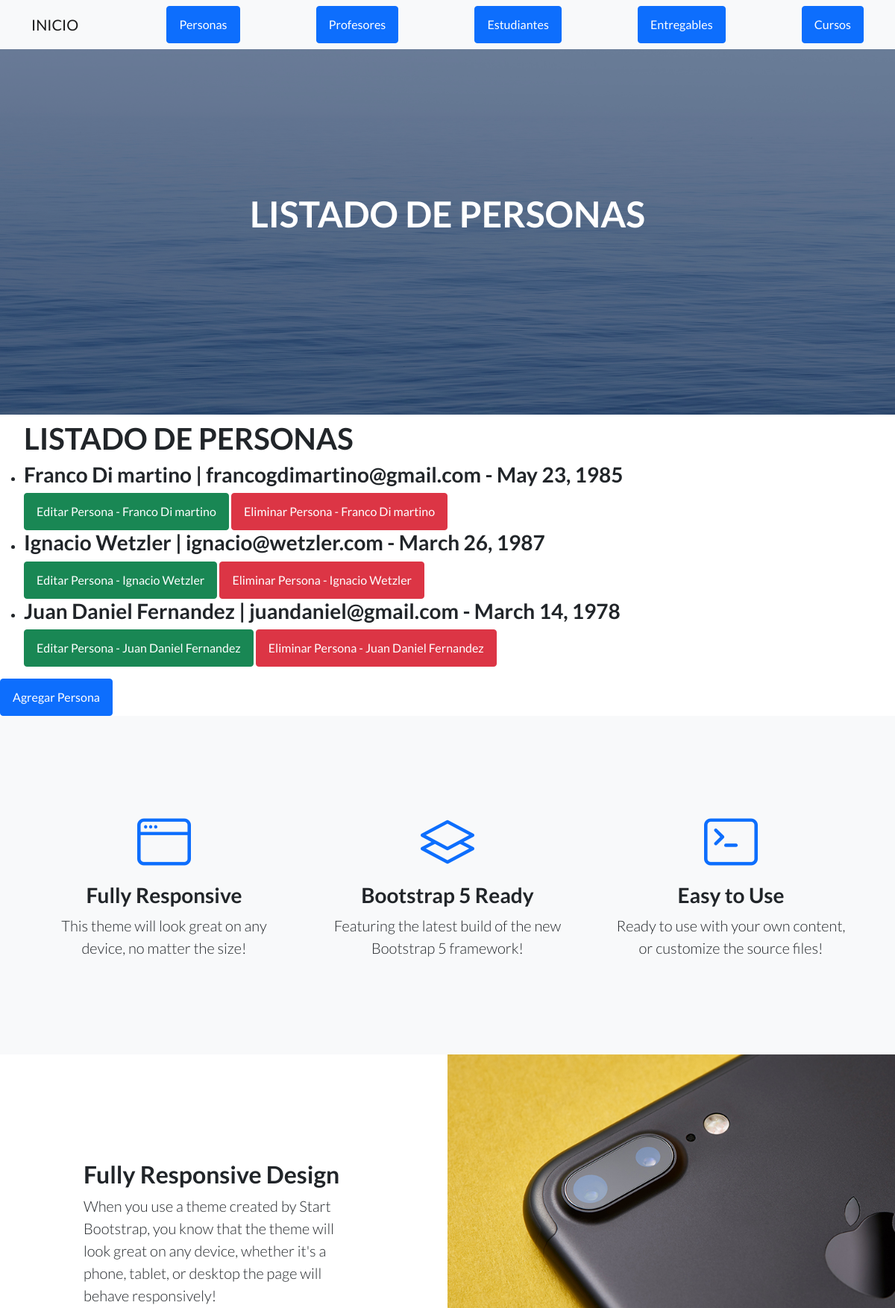
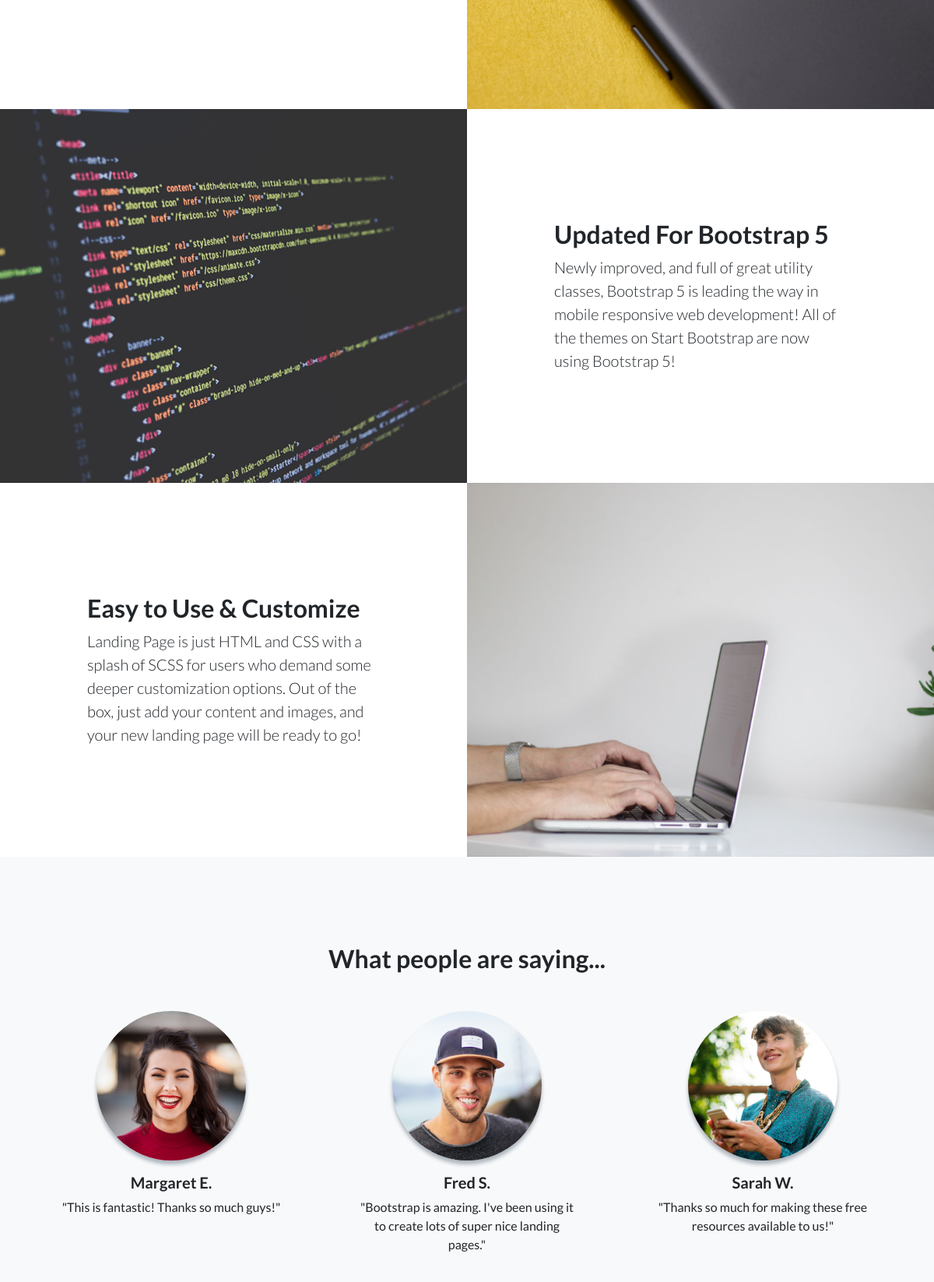
/AppCoder/leerPersonas/ (upper part), run on the app's committed database (2 pictures, top to bottom).
### AppCoder/models.py (models this page shows)
class Persona(models.Model):
    dni= models.IntegerField()
    nombre= models.CharField(max_length=50)
    apellido= models.CharField(max_length=50)
    email= models.EmailField()
    fechaNacimiento= models.DateField()
    tieneObraSocial= models.BooleanField()
    def __str__(self):
        return f"{self.nombre} {self.apellido}"

### AppCoder/views.py (the view)
# urls.py: path("leerPersonas/", leerPersonas, name="leerPersonas"),
def leerPersonas(request):
    personas= Persona.objects.all()
    return render(request, "AppCoder/personas.html", {"personas": personas})

### AppCoder/templates/AppCoder/personas.html (shortened to what this page needs)
{% extends "AppCoder/padre.html" %}
{% load static %}
{% block titulo %}
<h1 class="mb-5">LISTADO DE PERSONAS</h1>
{% endblock %}
{% block contenido_que_cambia %}
<ul>
    <h1>LISTADO DE PERSONAS</h1>
    {% for persona in personas %}
    <li><h3>{{ persona.nombre }} {{ persona.apellido }} | {{ persona.email }} - {{ persona.fechaNacimiento }}</h3></li>
    <a class="btn btn-success" href="{% url 'editarPersona' persona.id %}">Editar Persona - {{ persona }} </a>
    <a class="btn btn-danger" href="{% url 'eliminarPersona' persona.id %}">Eliminar Persona - {{ persona }}</a>
    {% endfor %}
</ul>
<a class="btn btn-primary" href="{% url 'agregarPersona' %}">Agregar Persona</a>
{% endblock %}

### AppCoder/templates/AppCoder/padre.html (shortened to what this page needs)
<!DOCTYPE html>
<html lang="en">
    <head>
        {% load static %}
        <link href="https://cdn.jsdelivr.net/npm/bootstrap-icons@1.5.0/font/bootstrap-icons.css" rel="stylesheet" type="text/css" />
        <link href="{% static 'AppCoder/css/styles.css' %}" rel="stylesheet" />
    </head>
    <body>
        <nav class="navbar navbar-light bg-light static-top">
            <div class="container">
                <a class="navbar-brand" href="{% url 'inicio' %}">INICIO</a>
                <a class="btn btn-primary" href="{% url 'leerPersonas' %}">Personas</a>
                <a class="btn btn-primary" href="{% url 'leerProfesores' %}">Profesores</a>
                <a class="btn btn-primary" href="{% url 'estudiantes' %}">Estudiantes</a>
                <a class="btn btn-primary" href="{% url 'entregables' %}">Entregables</a>
                <a class="btn btn-primary" href="{% url 'cursos' %}">Cursos</a>
            </div>
        </nav>
        <header class="masthead">
            <div class="container position-relative">
                <div class="row justify-content-center">
                    <div class="col-xl-6">
                        <div class="text-center text-white">
                            {% block titulo %}
                            {% endblock %}
                        </div>
                    </div>
                </div>
            </div>
        </header>
        {% block contenido_que_cambia %}
        {% endblock %}
        <section class="features-icons bg-light text-center">
            <div class="container">
                <div class="row">
                    <div class="col-lg-4">
                        <div class="features-icons-item mx-auto mb-5 mb-lg-0 mb-lg-3">
                            <div class="features-icons-icon d-flex"><i class="bi-window m-auto text-primary"></i></div>
                            <h3>Fully Responsive</h3>
                            <p class="lead mb-0">This theme will look great on any device, no matter the size!</p>
                        </div>
                    </div>
                    <div class="col-lg-4">
                        <div class="features-icons-item mx-auto mb-5 mb-lg-0 mb-lg-3">
                            <div class="features-icons-icon d-flex"><i class="bi-layers m-auto text-primary"></i></div>
                            <h3>Bootstrap 5 Ready</h3>
                            <p class="lead mb-0">Featuring the latest build of the new Bootstrap 5 framework!</p>
                        </div>
                    </div>
                    <div class="col-lg-4">
                        <div class="features-icons-item mx-auto mb-0 mb-lg-3">
                            <div class="features-icons-icon d-flex"><i class="bi-terminal m-auto text-primary"></i></div>
                            <h3>Easy to Use</h3>
                            <p class="lead mb-0">Ready to use with your own content, or customize the source files!</p>
                        </div>
                    </div>
                </div>
            </div>
        </section>
        <section class="showcase">
            <div class="container-fluid p-0">
                <div class="row g-0">
                    <div class="col-lg-6 order-lg-2 text-white showcase-img" style="background-image: url('assets/img/bg-showcase-1.jpg')"></div>
                    <div class="col-lg-6 order-lg-1 my-auto showcase-text">
                        <h2>Fully Responsive Design</h2>
                        <p class="lead mb-0">When you use a theme created by Start Bootstrap, you know that the theme will look great on any device, whether it's a phone, tablet, or desktop the page will behave responsively!</p>
                    </div>
                </div>
                <div class="row g-0">
                    <div class="col-lg-6 text-white showcase-img" style="background-image: url('assets/img/bg-showcase-2.jpg')"></div>
                    <div class="col-lg-6 my-auto showcase-text">
                        <h2>Updated For Bootstrap 5</h2>
                        <p class="lead mb-0">Newly improved, and full of great utility classes, Bootstrap 5 is leading the way in mobile responsive web development! All of the themes on Start Bootstrap are now using Bootstrap 5!</p>
                    </div>
                </div>
                <div class="row g-0">
                    <div class="col-lg-6 order-lg-2 text-white showcase-img" style="background-image: url('assets/img/bg-showcase-3.jpg')"></div>
                    <div class="col-lg-6 order-lg-1 my-auto showcase-text">
                        <h2>Easy to Use & Customize</h2>
                        <p class="lead mb-0">Landing Page is just HTML and CSS with a splash of SCSS for users who demand some deeper customization options. Out of the box, just add your content and images, and your new landing page will be ready to go!</p>
                    </div>
                </div>
            </div>
        </section>
        <section class="testimonials text-center bg-light">
            <div class="container">
                <h2 class="mb-5">What people are saying...</h2>
                <div class="row">
                    <div class="col-lg-4">
                        <div class="testimonial-item mx-auto mb-5 mb-lg-0">
                            <img class="img-fluid rounded-circle mb-3" src="assets/img/testimonials-1.jpg" alt="..." />
                            <h5>Margaret E.</h5>
                            <p class="font-weight-light mb-0">"This is fantastic! Thanks so much guys!"</p>
                        </div>
                    </div>
                    <div class="col-lg-4">
                        <div class="testimonial-item mx-auto mb-5 mb-lg-0">
                            <img class="img-fluid rounded-circle mb-3" src="assets/img/testimonials-2.jpg" alt="..." />
                            <h5>Fred S.</h5>
                            <p class="font-weight-light mb-0">"Bootstrap is amazing. I've been using it to create lots of super nice landing pages."</p>
                        </div>
                    </div>
                    <div class="col-lg-4">
                        <div class="testimonial-item mx-auto mb-5 mb-lg-0">
                            <img class="img-fluid rounded-circle mb-3" src="assets/img/testimonials-3.jpg" alt="..." />
                            <h5>Sarah W.</h5>
                            <p class="font-weight-light mb-0">"Thanks so much for making these free resources available to us!"</p>
                        </div>
                    </div>
                </div>
            </div>
        </section>
    </body>
</html>

### data on the page
Persona: nombre "Franco", apellido "Di martino", email "francogdimartino@gmail.com", fechaNacimiento "May 23, 1985", nombre+apellido "Franco Di martino"
Persona: nombre "Ignacio", apellido "Wetzler", email "ignacio@wetzler.com", fechaNacimiento "March 26, 1987", nombre+apellido "Ignacio Wetzler"
Persona: nombre "Juan Daniel", apellido "Fernandez", email "juandaniel@gmail.com", fechaNacimiento "March 14, 1978", nombre+apellido "Juan Daniel Fernandez"
